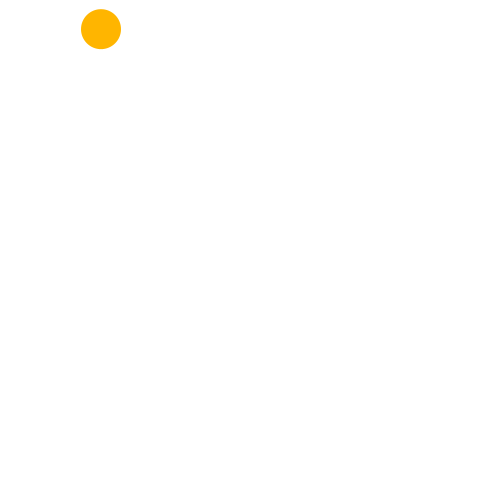
Frame 1 (no input)
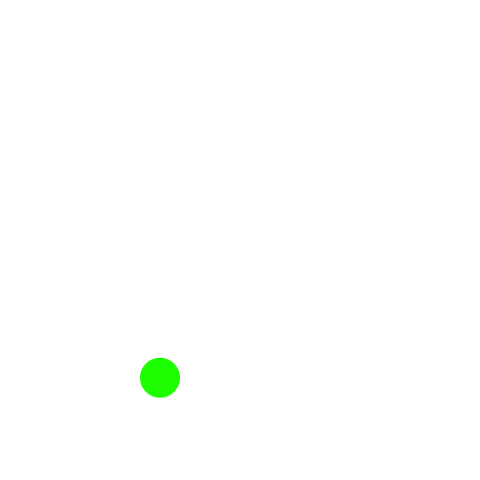
Frame 60 (the mouse pressed at the canvas centre just before this capture)
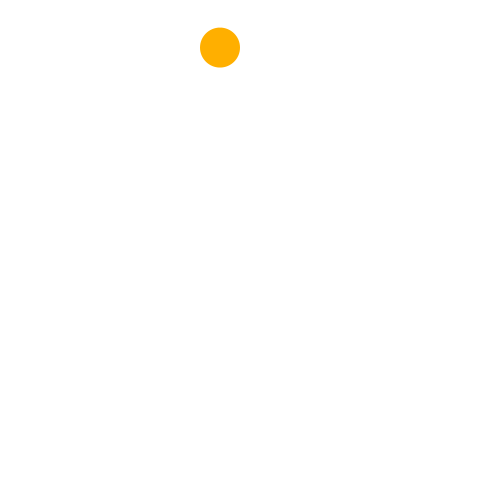
Frame 120 (the mouse held since frame 60 and released just before this capture)

The Processing sketch that drew these frames (run headless with seeded random() and noise(); from frame 60 on, the mouse is pressed at the canvas centre):

// Processing sketch: ball_02
// ── ball_02.pde
float[] ball0 = new float[4];      //x座標、y座標、速度のx成分、速度のy成分
// 定数
final float gravity = 9.8 / 60;  // <-- 1/60秒あたりの重力加速度
final float elas=0.98;

final float y0=25;//y座標初期位置
final float vy0=4;//初速度

int fps=60;
int d=40;//直径

float Hue=0;


void setup() {

  // 変数
  ball0[0]=100;                     //ボールのx軸 x
  ball0[1]=1;                        // <-- ボールの速度のx成分 vx
  ball0[2]=0;                         // <-- ボールのy座標 y
  ball0[3]=0;                        // <-- ボールの速度のy成分 vy
  size(480, 480);
  noStroke();
  fill(0, 0, 0);

  frameRate(fps);
  ball0[2]=y0;
  ball0[3]=vy0;
  colorMode(HSB, 360, 100, 100);
}

void draw() {
  background(0, 0, 255);
  boundBall(ball0);
  fill(calcHue(ball0)*10, 100, 100);
  print((int)ball0[2]+".");
  ellipse(ball0[0], ball0[2], d, d);
}

void bound_y() {
  ball0[3]=-ball0[3]*elas;
}

void bound_x() {
  ball0[1]=-ball0[1]*elas;
}

float calcHue(float ball0[]) {
  Hue = sqrt(ball0[1] * ball0[1] + ball0[3] * ball0[3]);
  return Hue;
} 

void boundBall(float ball0[]) {
  if (ball0[0]>width-d/2) {                       //右端接触
    ball0[0]=height-d/2;
    bound_x();
  }
  if (ball0[0]<0+d/2) {                       //左端接触
    ball0[0]=0+d/2;
    bound_x();
  }
  if (ball0[2]>height-d/2) {                       //地面接触
    ball0[2]=height-d/2;
    bound_y();
  }
  if (ball0[2]<0+d/2) {                             //天井接触
    ball0[2]=0+d/2;
    bound_y();
  }
  ball0[3] += gravity;    // <-- 速度に重力加速度を加算する
  ball0[0] +=ball0[1];           // <-- ボールがxの速度ぶん移動する
  ball0[2] +=ball0[3];//= min(y+vy,height-d/2);          // <-- ボールｙの速度ぶん移動する
}
